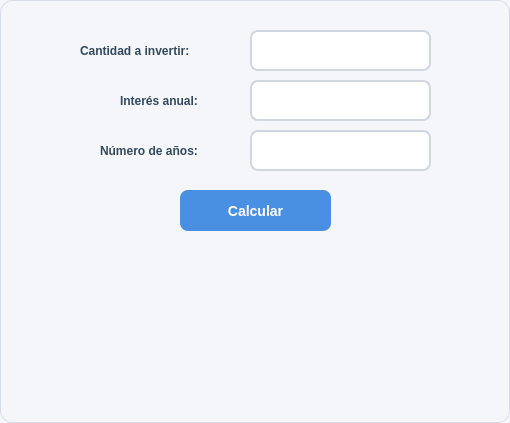
<?xml version="1.0" encoding="UTF-8"?>
<ui version="4.0">
 <class>DialogoEjercicio13</class>
 <widget class="QDialog" name="DialogoEjercicio13">
  <property name="geometry">
   <rect>
    <x>0</x>
    <y>0</y>
    <width>510</width>
    <height>423</height>
   </rect>
  </property>
  <property name="windowTitle">
   <string>Dialog</string>
  </property>
  <property name="styleSheet">
   <string notr="true">/* =========================
   ESTILO GENERAL DEL DIALOG
   ========================= */
QDialog {
    background-color: #f4f6f9;
    border: 1px solid #d6dce5;
    border-radius: 12px;
    font-family: &quot;Segoe UI&quot;;
    font-size: 14px;
    color: #2c3e50;
}

/* =========================
   LABELS
   ========================= */
QLabel {
    color: #34495e;
    font-weight: 500;
    background: transparent;
}

/* =========================
   CAMPOS DE TEXTO
   ========================= */
QLineEdit {
    background-color: #ffffff;
    border: 2px solid #d0d7de;
    border-radius: 8px;
    padding: 8px 10px;
    color: #2c3e50;
    selection-background-color: #4a90e2;
    selection-color: white;
}

/* Cuando el usuario selecciona el campo */
QLineEdit:focus {
    border: 2px solid #4a90e2;
    background-color: #ffffff;
}

/* Campo deshabilitado */
QLineEdit:disabled {
    background-color: #ecf0f1;
    color: #95a5a6;
    border: 2px solid #dfe6e9;
}

/* =========================
   BOTONES
   ========================= */
QPushButton {
    background-color: #4a90e2;
    color: white;
    border: none;
    border-radius: 8px;
    padding: 8px 16px;
    font-size: 14px;
    font-weight: 600;
}

/* Hover */
QPushButton:hover {
    background-color: #357abd;
}

/* Click */
QPushButton:pressed {
    background-color: #2f6da3;
    padding-top: 9px;
    padding-bottom: 7px;
}

/* Botón deshabilitado */
QPushButton:disabled {
    background-color: #bdc3c7;
    color: #ecf0f1;
}

/* =========================
   TOOLTIP OPCIONAL
   ========================= */
QToolTip {
    background-color: #2c3e50;
    color: white;
    border: 1px solid #4a90e2;
    padding: 5px;
    border-radius: 6px;
}</string>
  </property>
  <widget class="QLabel" name="label">
   <property name="geometry">
    <rect>
     <x>100</x>
     <y>140</y>
     <width>141</width>
     <height>21</height>
    </rect>
   </property>
   <property name="font">
    <font>
     <weight>62</weight>
     <bold>true</bold>
    </font>
   </property>
   <property name="text">
    <string>Número de años:</string>
   </property>
  </widget>
  <widget class="QLabel" name="label_2">
   <property name="geometry">
    <rect>
     <x>80</x>
     <y>40</y>
     <width>171</width>
     <height>21</height>
    </rect>
   </property>
   <property name="font">
    <font>
     <weight>62</weight>
     <bold>true</bold>
    </font>
   </property>
   <property name="text">
    <string>Cantidad a invertir:</string>
   </property>
  </widget>
  <widget class="QLabel" name="label_3">
   <property name="geometry">
    <rect>
     <x>120</x>
     <y>90</y>
     <width>121</width>
     <height>21</height>
    </rect>
   </property>
   <property name="font">
    <font>
     <weight>62</weight>
     <bold>true</bold>
    </font>
   </property>
   <property name="text">
    <string>Interés anual:</string>
   </property>
  </widget>
  <widget class="QLineEdit" name="txt_num">
   <property name="geometry">
    <rect>
     <x>250</x>
     <y>130</y>
     <width>181</width>
     <height>41</height>
    </rect>
   </property>
   <property name="font">
    <font>
     <pointsize>10</pointsize>
     <weight>75</weight>
     <bold>true</bold>
    </font>
   </property>
  </widget>
  <widget class="QLineEdit" name="txt_interes">
   <property name="geometry">
    <rect>
     <x>250</x>
     <y>80</y>
     <width>181</width>
     <height>41</height>
    </rect>
   </property>
   <property name="font">
    <font>
     <pointsize>10</pointsize>
     <weight>75</weight>
     <bold>true</bold>
    </font>
   </property>
  </widget>
  <widget class="QLineEdit" name="txt_inversion">
   <property name="geometry">
    <rect>
     <x>250</x>
     <y>30</y>
     <width>181</width>
     <height>41</height>
    </rect>
   </property>
   <property name="font">
    <font>
     <pointsize>10</pointsize>
     <weight>75</weight>
     <bold>true</bold>
    </font>
   </property>
  </widget>
  <widget class="QLabel" name="lbl_calculo">
   <property name="geometry">
    <rect>
     <x>100</x>
     <y>260</y>
     <width>301</width>
     <height>151</height>
    </rect>
   </property>
   <property name="font">
    <font>
     <weight>62</weight>
     <bold>true</bold>
    </font>
   </property>
   <property name="text">
    <string/>
   </property>
   <property name="alignment">
    <set>Qt::AlignCenter</set>
   </property>
  </widget>
  <widget class="QPushButton" name="btn_calcular">
   <property name="geometry">
    <rect>
     <x>180</x>
     <y>190</y>
     <width>151</width>
     <height>41</height>
    </rect>
   </property>
   <property name="text">
    <string>Calcular</string>
   </property>
  </widget>
 </widget>
 <resources/>
 <connections/>
</ui>
